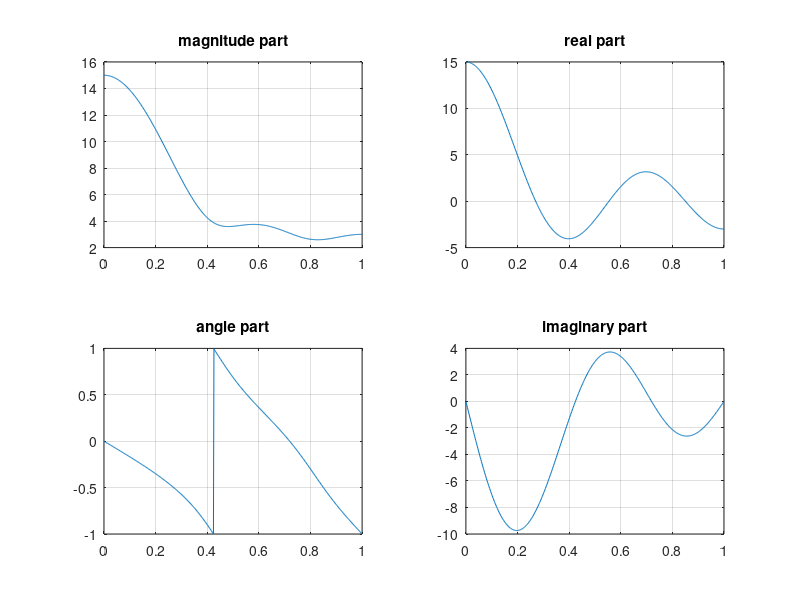

MATLAB code for this plot:
close,clear,clc

n = -1:3;
x = 1:5;

k = 0:500;
w = (pi/500)*k;
% X = x * (exp(-1j*pi/500)) .^ (n'*k);
X = x * (exp(-1j*(n'*k)*pi/500));

magX = abs(X);
angX = angle(X);
realX = real(X);
imagX = imag(X);

subplot(221)
plot(k/500,magX);grid
title('magnitude part')

subplot(223)
plot(k/500,angX/pi);grid
title('angle part')

subplot(222)
plot(k/500,realX);grid
title('real part')

subplot(224)
plot(k/500,imagX);grid
title('imaginary part')
